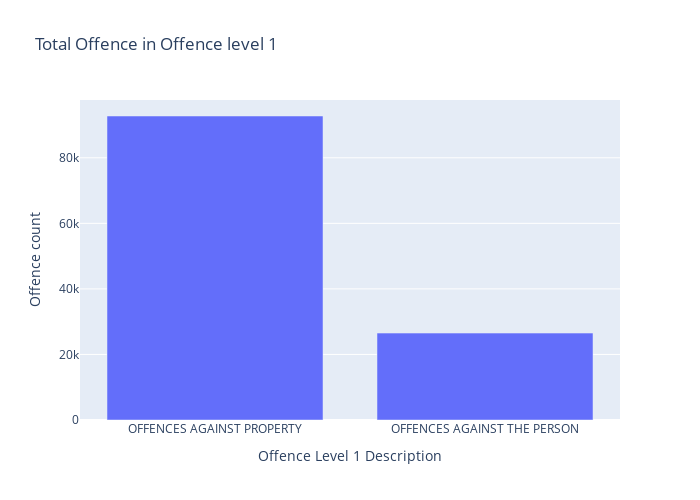

The notebook cell saved with this chart:
### Code cell
OL1 = data.groupby(by =["Offence Level 1 Description"])[["Offence count"]].sum()

fig = px.bar(OL1,  x= OL1.index  ,y  =OL1["Offence count"] ,title = "Total Offence in Offence level 1",
            width=700,
            height=500)
fig.show()

### Figure 1 — Plotly figure (JSON) as saved in the notebook; plotly's stock layout.template omitted (floating-point values rounded to 4 significant figures)
{"data": [{"alignmentgroup": "True", "hovertemplate": "Offence Level 1 Description=%{x}<br>Offence count=%{y}<extra></extra>", "legendgroup": "", "marker": {"color": "#636efa", "pattern": {"shape": ""}}, "name": "", "offsetgroup": "", "orientation": "v", "showlegend": false, "textposition": "auto", "type": "bar", "x": ["OFFENCES AGAINST PROPERTY", "OFFENCES AGAINST THE PERSON"], "xaxis": "x", "y": [92754, 26516], "yaxis": "y"}], "layout": {"barmode": "relative", "height": 500, "legend": {"tracegroupgap": 0}, "title": {"text": "Total Offence in Offence level 1"}, "width": 700, "xaxis": {"anchor": "y", "autorange": true, "domain": [0, 1], "range": [-0.5, 1.5], "title": {"text": "Offence Level 1 Description"}, "type": "category"}, "yaxis": {"anchor": "x", "autorange": true, "domain": [0, 1], "range": [0, 97640.0], "title": {"text": "Offence count"}, "type": "linear"}}}
